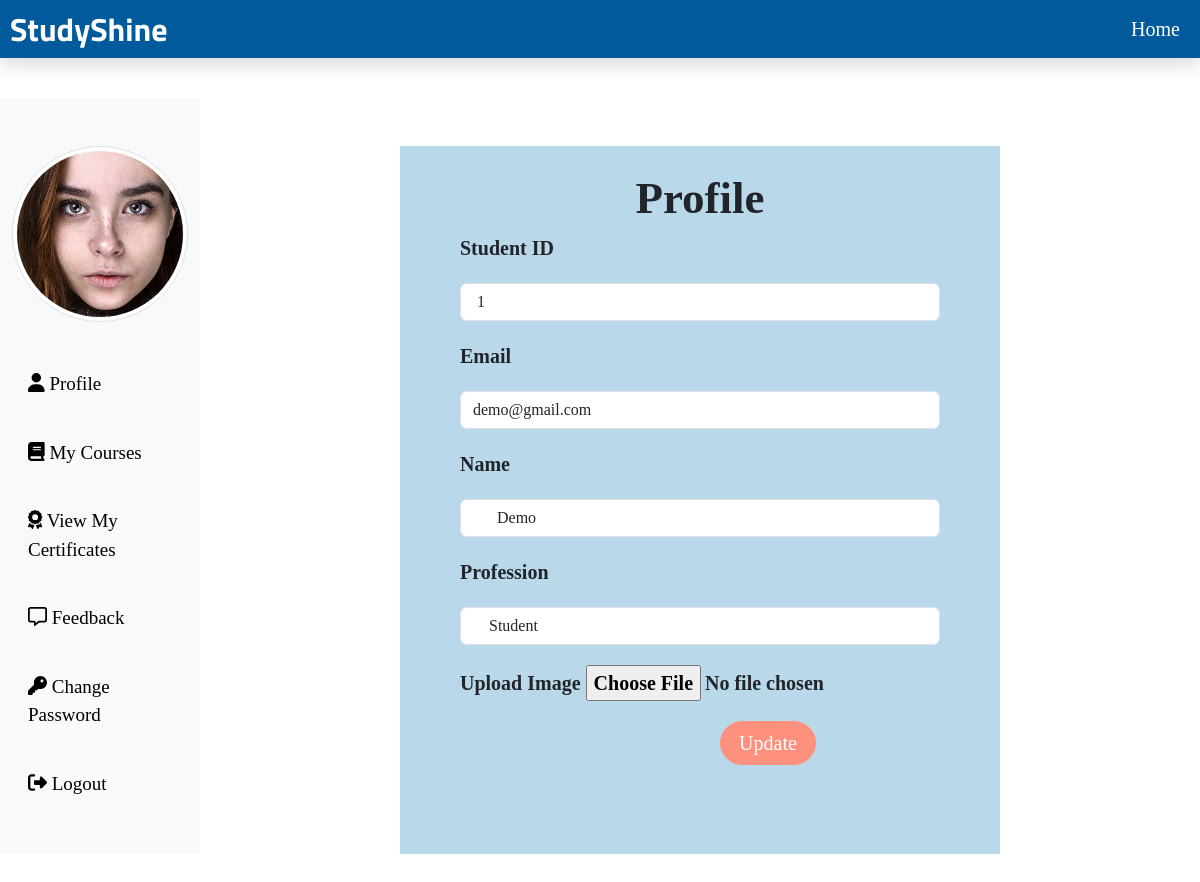
/Student/studentProfile.php (signed in), run on the app's committed database.
### tables this page shows
CREATE TABLE `student` (
  `stu_id` int(11) NOT NULL,
  `stu_name` varchar(255) NOT NULL,
  `stu_email` varchar(255) NOT NULL,
  `stu_pass` varchar(255) NOT NULL,
  `stu_pro` varchar(255) NOT NULL,
  `stu_img` varchar(255) NOT NULL,
  `verification_code` varchar(255) NOT NULL,
  `is_verified` int(10) NOT NULL DEFAULT 0
);

### Student/studentProfile.php (the view, shortened to what this page needs)
<?php
include('./stuInclude/header.php');
include_once('../dbConnection.php');
if (isset($_SESSION['is_login'])) {
    $stuEmail = $_SESSION['stuLogEmail'];
} else {
    echo "<script> location.href='../index.php'; </script>";
}
$sql = "SELECT * FROM student WHERE stu_email = '" . $stuEmail . "'";
$result = $conn->query($sql);
if ($result->num_rows == 1) {
    $row = $result->fetch_assoc();
    $stuId = $row["stu_id"];
    $stuName = $row["stu_name"];
    $stuPro = $row["stu_pro"];
}
?>
<div class="col-sm-6 mt-5" style="background: #B9D9EB;margin-left: 200px;">
    <h3 style="text-align: center;margin-top: 25px;font-size: 45px;font-weight: 700;font-family:Playfair Display">Profile</h3>
    <form class="mx-5" method="POST" enctype="multipart/form-data" action="studentProfile.php">
        <div class="form-group" style="    font-size: 20px;
    font-family: nunito ui-sans-serif;
    font-weight: bold;">
            <label for="stuId">Student ID</label>
            <input type="text" class="form-control" style="margin-bottom:20px;margin-top: 20px;" id="stuId" name="stuId" value=" <?php if (isset($stuId)) {
                                                                                                                                        echo $stuId;
                                                                                                                                    } ?>" readonly>
        </div>
        <div class="form-group" style="font-size: 20px;
    font-family: nunito ui-sans-serif;
    font-weight: bold;">
            <label for="stuEmail">Email</label>
            <input type="email" class="form-control" style="margin-bottom:20px;margin-top: 20px;" id="stu_email" name="stu_email" value="<?php if (isset($row['stu_email'])) {
                                                                                                                                                echo $row['stu_email'];
                                                                                                                                            } ?>" readonly>
        </div>
        <div class="form-group" style="    font-size: 20px;
    font-family: nunito ui-sans-serif;
    font-weight: bold;">
            <label for="stuName">Name</label>
            <input type="text" class="form-control" style="margin-bottom:20px;margin-top: 20px;" id="stuName" name="stuName" value=" <?php if (isset($stuName)) {
                                                                                                                                            echo $stuName;
                                                                                                                                        } ?>">
        </div>
        <div class="form-group" style="    font-size: 20px;
    font-family: nunito ui-sans-serif;
    font-weight: bold;">
            <label for="stuPro">Profession</label>
            <input type="text" class="form-control" style="margin-bottom:20px;margin-top: 20px;" id="stuPro" name="stuPro" value=" <?php if (isset($stuPro)) {
                                                                                                                                        echo $stuPro;
                                                                                                                                    } ?>">
        </div>
        <div class="form-group" style="    font-size: 20px;
    font-family: nunito ui-sans-serif;
    font-weight: bold;">
            <label for="stuImg">Upload Image</label>
            <input type="file" class="form-control-file" id="stuImg" name="stuImg" style="    font-size: 20px;
    font-family: nunito ui-sans-serif;
    font-weight: bold;">
        </div>
        <button type="submit" class="btn btn-primary" style="background: #fd917e;
      width: 20%;
      border-radius: 50px;
      border-color: #fd917e;
      font-size: 20px;
      font-family: Nunito sans-serif;margin-top: 20px;
    margin-bottom: 14px;
    margin-left: 260px;" name="updateStuNameBtn"> Update </button>
    </form>
</div>
</div>
<?php
include('./stuInclude/footer.php');
?>

### Student/stuInclude/header.php (shortened to what this page needs)
<?php
include_once('../dbConnection.php');
if (isset($_SESSION['is_login'])) {
    $stuEmail = $_SESSION['stuLogEmail'];
}
if (isset($stuEmail)) {
    $sql = "SELECT * FROM student WHERE stu_email = '$stuEmail'";
    $result = $conn->query($sql);
    $row = $result->fetch_assoc();
    $stu_img = $row['stu_img'];
}
?>
<!DOCTYPE html>
<html Lang="en">
<head>
    <link rel="stylesheet" href="../css/bootstrap.min.css">
    <link rel="stylesheet" href="../css/all.min.css">
    <link rel="stylesheet" href="../css/stustyle.css">
</head>
<body>
    <nav class="navbar navbar-dark fixed top flex-md-nowrap p-0 shadow" style="background-color: #005A9C;">
        <a class="navbar-brand col-sm-3 col-md-2 mr-0" href="studentProfile.php" style="margin-left:10px; font-family:Titillium Web">StudyShine</a>
        <a class="nav-link" style="color: #fff;font-family: Nunito-sans;
    font-size: 20px; margin-right:20px;
    font-weight: 200;" href="../index.php">Home</a>
    </nav>
    <div class="container-fluid mb-5" style="margin-top:40px;">
        <div class="row">
            <nav class="col-sm-2 bg-light sidebar py-5 d-print-none">
                <div class="sidebar-sticky">
                    <ul class="nav flex-column">
                        <li class="nav-item mb-3">
                            <img src="<?php echo $stu_img ?>" alt="studentimage" class="img-thumbnail rounded-circle">
                        </li>
                        <br>
                        <li class="nav-item">
                            <a class="nav-link" href="studentProfile.php" style="    color: black;
    font-size: 19px;
    font-family: nunito-sans;">
                                <i class="fas fa-user"></i>
                                Profile <span class="sr-only">(current)</span>
                            </a>
                        </li>
                        <br>
                        <li class="nav-item">
                            <a class="nav-link" href="myCourse.php" style="color: black;
    font-size: 19px;
    font-family: nunito-sans;">
                                <i class="fa-solid fa-book"></i>
                                My Courses
                            </a>
                        </li>
                        <br>
                        <li class="nav-item">
                            <a class="nav-link" href="viewCertificates.php" style="    color: black;
    font-size: 19px;
    font-family: nunito-sans;">
                              <i class="fa-solid fa-award"></i>
                                View My Certificates
                            </a>
                        </li>
                        <br>
                        <li class="nav-item">
                            <a class="nav-link" href="stufeedback.php" style="    color: black;
    font-size: 19px;
    font-family: nunito-sans;">
                                <i class="fa-regular fa-message"></i>
                                Feedback
                            </a>
                        </li>
                        <br>
                        <li class="nav-item">
                            <a class="nav-link" href="studentChangePass.php" style="    color: black;
    font-size: 19px;
    font-family: nunito-sans;">
                                <i class="fas fa-key"></i>
                                Change Password
                            </a>
                        </li>
                        <br>
                        <li class="nav-item">
                            <a class="nav-link" href="../logout.php" style="    color: black;
    font-size: 19px;
    font-family: nunito-sans;">
                                <i class="fas fa-sign-out-alt"></i>
                                Logout
                            </a>
                        </li>
                    </ul>
                </div>
            </nav>

### css/stustyle.css (style rules this page uses)
.navbar-brand { font-family: "Titillium Web", sans-serif; font-size: 2em; font-weight: bold; color: #fff; }

### data on the page
student: stu_img (picture), stuId "1", stu_email "demo@gmail.com", stuName "Demo", stuPro "Student"
